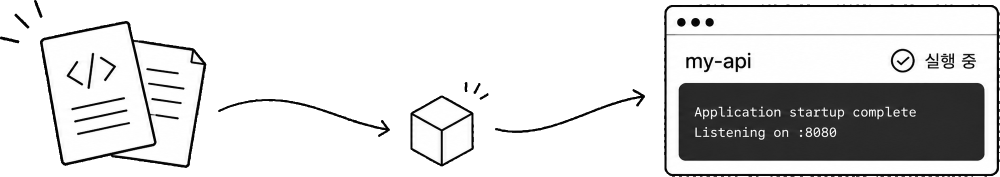
#> input picture web/src/assets/deploy_flow.png, 1999 x 353 px (shown at 1/2 size)
$ python palette.py ../src/assets/deploy_flow.png
#> lines starting #> are read from the running program, lines starting #| are printed output that depends on the picture
#!/usr/bin/env python3
"""시안 PNG 묶음에서 팔레트를 뽑는다.

면 색(가장 넓은 색들)과 신호색(채도 높은 색)을 나눠 집계한다.
사용: python3 tools/palette.py <디렉토리 또는 파일...> [--top 12]
"""
import sys, glob, os
from collections import Counter
import numpy as np
from PIL import Image


def sat(rgb):
    r, g, b = int(rgb[0]), int(rgb[1]), int(rgb[2])
    mx, mn = max(r, g, b), min(r, g, b)
    return 0 if mx == 0 else (mx - mn) / mx


def main():
    argv = sys.argv[1:]
    top = 12
    if "--top" in argv:
        i = argv.index("--top")
        top = int(argv[i + 1])
        argv = argv[:i] + argv[i + 2:]
    args = [a for a in argv if not a.startswith("--")]
    paths = []
    for a in args:
        paths += sorted(glob.glob(os.path.join(a, "**", "*.png"), recursive=True)) if os.path.isdir(a) else [a]

    surfaces, signals = Counter(), Counter()
    for p in paths:
        im = Image.open(p).convert("RGB")
        im.thumbnail((640, 640))
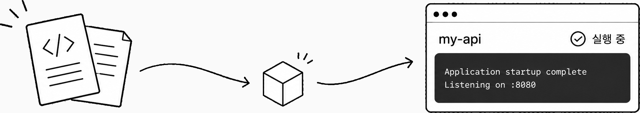
#> im: PIL image 640x113 RGB; min 0, max 255, mean 213.2
        a = np.asarray(im).reshape(-1, 3)
        # 8단위로 양자화해 안티에일리어싱 노이즈를 묶는다
        q = (a // 8 * 8)
        for col, n in Counter(map(tuple, q)).most_common(60):
            (signals if sat(col) > 0.25 and max(col) > 60 else surfaces)[col] += n
#> this loop made 32 passes
#> (n, r in sat, g in sat, b in sat, mx in sat, mn in sat) on passes 1 to 12: (56048, 248, 248, 248, 248, 248), (7519, 40, 40, 40, 40, 40), (1167, 32, 32, 32, 32, 32), (858, 240, 240, 240, 240, 240), (503, 72, 72, 72, 72, 72), (433, 0, 0, 0, 0, 0), (402, 48, 48, 48, 48, 48), (357, 176, 176, 176, 176, 176), (357, 232, 232, 232, 232, 232), (328, 120, 120, 120, 120, 120), (318, 64, 64, 64, 64, 64), (295, 96, 96, 96, 96, 96)

    def show(title, c):
#> called with title = '면 색 (무채색·저채도)'
        print(f"\n## {title}")
        tot = sum(c.values()) or 1
        for col, n in c.most_common(top):
            print(f"  #{col[0]:02X}{col[1]:02X}{col[2]:02X}  {n/tot*100:5.2f}%  rgb{col}")

    print(f"# {len(paths)}장")
    show("면 색 (무채색·저채도)", surfaces)
    show("신호색 (고채도)", signals)


if __name__ == "__main__":
    main()

$ run again, on web/src/assets/flow-arrow-short.png
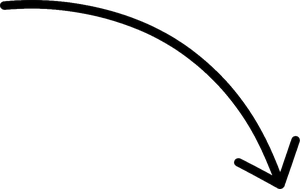
#> input picture web/src/assets/flow-arrow-short.png, 300 x 189 px
#> in main, `im = Image.open(p).convert("RGB")`:
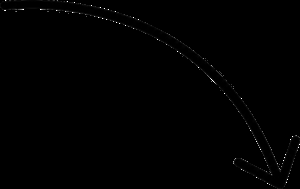
#> im: PIL image 300x189 RGB; min 0, max 255, mean 0.9
#> the loop in main, `for col, n in Counter(map(tuple, q)).most_common(60):` made 25 passes
#> (n, r in sat, g in sat, b in sat, mx in sat, mn in sat) on passes 1 to 8: (55550, 0, 0, 0, 0, 0), (444, 8, 8, 8, 8, 8), (222, 16, 16, 16, 16, 16), (122, 24, 24, 24, 24, 24), (71, 32, 32, 32, 32, 32), (46, 40, 40, 40, 40, 40), (43, 248, 248, 248, 248, 248), (40, 56, 56, 56, 56, 56)

$ run again, on web/src/assets/flow-cube.png
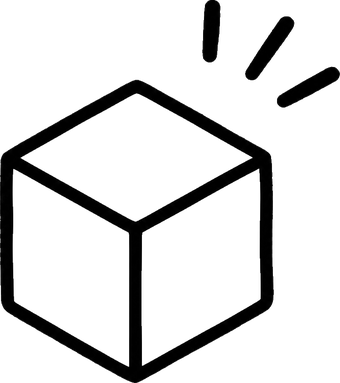
#> input picture web/src/assets/flow-cube.png, 340 x 383 px
#> in main, `im = Image.open(p).convert("RGB")`:
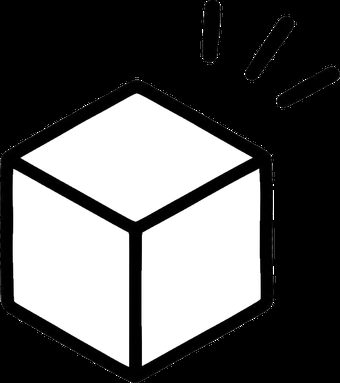
#> im: PIL image 340x383 RGB; min 0, max 255, mean 92
#> the loop in main, `for col, n in Counter(map(tuple, q)).most_common(60):` made 32 passes
#> (n, r in sat, g in sat, b in sat, mx in sat, mn in sat) on passes 1 to 8: (80562, 0, 0, 0, 0, 0), (45762, 248, 248, 248, 248, 248), (620, 8, 8, 8, 8, 8), (352, 16, 16, 16, 16, 16), (311, 24, 24, 24, 24, 24), (308, 48, 48, 48, 48, 48), (257, 40, 40, 40, 40, 40), (253, 56, 56, 56, 56, 56)
